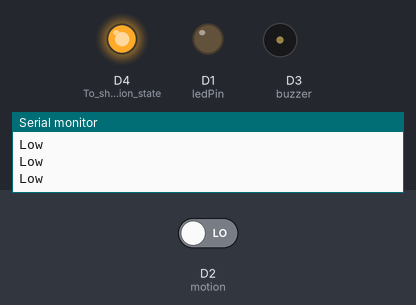
The sketch below on a simulated ESP8266 (NodeMCU). On the bench: output pins drawn as LEDs (lit = HIGH), buzzer (waves = sounding, pin HIGH), the last lines printed to the serial monitor. Inputs (shaded band) come from the test bench; at power-on: D2 (motion) LOW.

Above: at 3.2 s.
3.3 s: D2 (motion) driven HIGH
At 3.45 s:
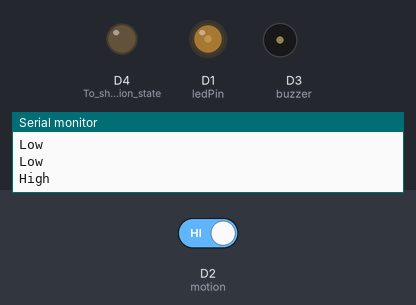
At 4.36 s:
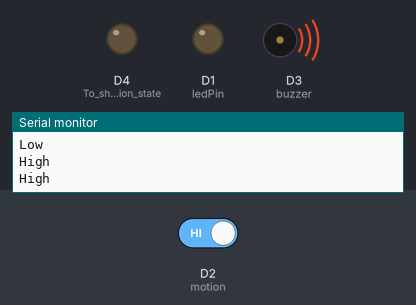
Timing chart, 0 to 15.3 s (numbered marks = the images above; inputs shaded):
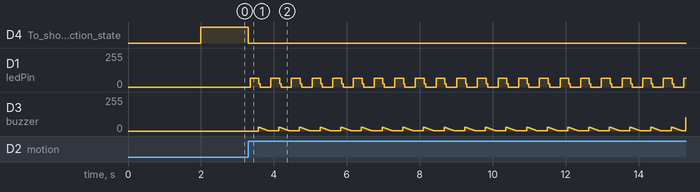

Measured:
- after the input at 3.3 s, D4 (To_show_connection_state): HIGH → LOW at once; D1 (ledPin): 0/255 → 65/255 after 0.05 s, then repeats every 0.57 s: 26/255 0.04 s, 0/255 0.29 s, 65/255 0.24 s

The sketch:

MotionBuzzerReport.ino
```cpp
/**
 *  MotionReport.ino
 *
 *  Created on: 5.11.2016
 *  by siczones
 *
 *  NodeMCU : Motion pin : D2
 *            Buzzer pin : D3
 *            Led Alert pin : D1
 */

#include <Arduino.h>

#include <ESP8266WiFi.h>
#include <ESP8266WiFiMulti.h>
#include <ESP8266HTTPClient.h>

int ledPin = D1;
int motion = D2;
int buzzer = D3;

ESP8266WiFiMulti WiFiMulti;
const char* ssid     = "siczones";
const char* password = "1234567896";

int num_data_in = 1;  //define number of input sensor

void setup() {
    Serial.begin(115200);

    pinMode(LED_BUILTIN, OUTPUT);  // To show connection state
    pinMode(buzzer, OUTPUT);
    pinMode(ledPin, OUTPUT);
    pinMode(motion, INPUT);

    Serial.println();
    Serial.println();
    for(uint8_t t = 4; t > 0; t--) {
        Serial.printf("[SETUP] WAIT %d...\n", t);
        Serial.flush();
        delay(500);
    }
    //WiFiMulti.addAP(ssid, password);
}

void loop() {
    int value = digitalRead(motion);

    /*
    // LED Status when Wi-Fi not connect
    if(!(WiFiMulti.run() == WL_CONNECTED)) {
        digitalWrite(LED_BUILTIN, LOW);
        delay(250);
        digitalWrite(LED_BUILTIN, HIGH);
        delay(250);
    }
    */

    if (value == HIGH)
    {
        Serial.println("High");
        digitalWrite(LED_BUILTIN, LOW);
        delay(1) ;

        // Play alarm from buzzer and LED blink
        for (int i = 0; i < 262; i++) {
            analogWrite(buzzer, i);
            if(i%4 == 0)
                digitalWrite(ledPin, HIGH);
            else
                digitalWrite(ledPin, LOW);
            delay(1);
        }
        for (int i = 30; i > 0; i--) {
            analogWrite(buzzer, i);
            delay(10);
        }
        /*
        if((WiFiMulti.run() == WL_CONNECTED)) {
            // -- Motion section --
            // Read input digital detect value
            int status = 1;

            // Upload data to server
            HTTPClient http;
            Serial.print("\n[HTTP] begin...\n");
            // configure traged server and url
            //http.begin("https://192.168.1.12/test.html", "7a 9c f4 db 40 d3 62 5a 6e 21 bc 5c cc 66 c8 3e a1 45 59 38"); //HTTPS
            String host = "http://172.30.142.209/cgi-bin/UploadThingSpeakWithSensor.py?key=abcd";
            String url;
            url = host + "&Field8=" + status;
            http.begin(url); //HTTP
            Serial.println("[HTTP] GET...\n");
            // start connection and send HTTP header
            int httpCode = http.GET();

            // httpCode will be negative on error
            if(httpCode > 0) {

                // HTTP header has been send and Server response header has been handled
                Serial.printf("[HTTP] GET... code: %d\n", httpCode);

                // file found at server
                if(httpCode == HTTP_CODE_OK) {
                    String payload = http.getString();
                    Serial.println(payload);
                }
            }
            else {
                Serial.printf("[HTTP] GET... failed, error: %s\n", http.errorToString(httpCode).c_str());
            }

            http.end();
        }
        */
    }
    else
    {
        Serial.println("Low");
        digitalWrite(LED_BUILTIN, HIGH);
        digitalWrite(ledPin, LOW);
        analogWrite(buzzer, LOW);
    }
}
```
